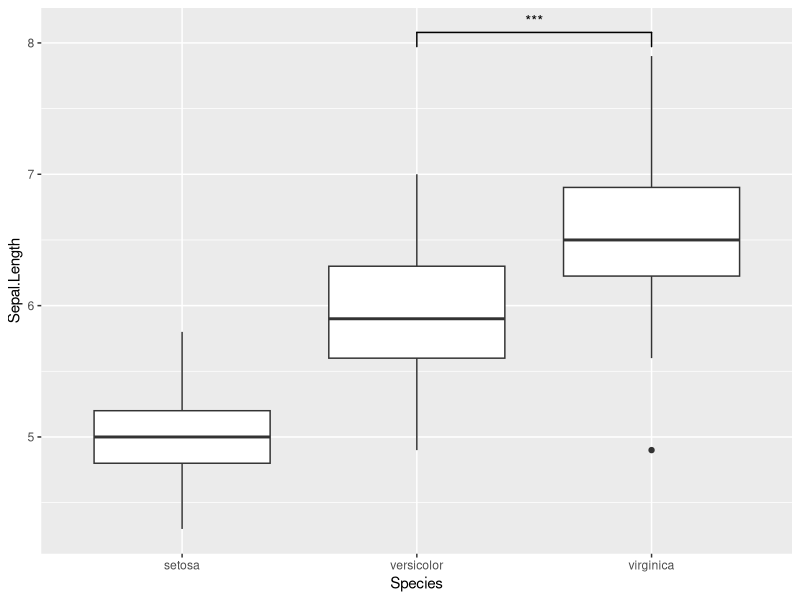
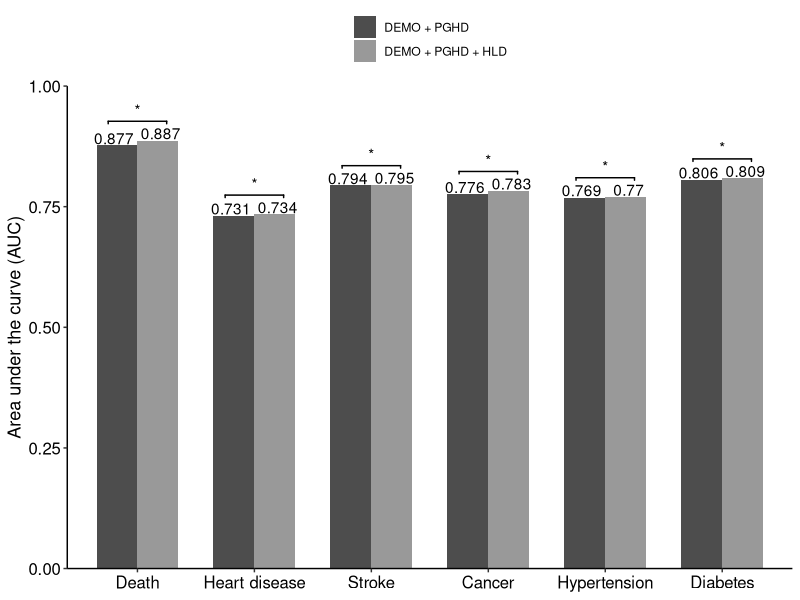

Recreate these plots in R, in order.
## ---- chunk 1
# install.packages('ggsignif')
library(ggplot2)
library(ggsignif)
library(data.table)
## ---- chunk 2
ggplot(iris, aes(x = Species, y = Sepal.Length)) +
  geom_boxplot() + # using `ggsignif` to display comparison of interest
  geom_signif(
    comparisons = list(c("versicolor", "virginica")),
    map_signif_level = TRUE
  )
## ---- chunk 3
dt_male <- data.table(
  outcome = rep(c('Death','Heart disease','Stroke',
                  'Cancer','Hypertension','Diabetes'),2),
  model = as.factor(rep(2:3, each=6)),
  value = c(0.877,0.731,0.794,0.776,0.769,0.806,
            0.887,0.734,0.795,0.783,0.770,0.809)
)


dt_male$outcome <- factor(dt_male$outcome, 
                          levels=c('Death','Heart disease','Stroke','Cancer','Hypertension','Diabetes'))
setkey(dt_male, outcome)
sig_loc <- c()
for(i in seq(1,11,2)){
  sig_loc <- c(sig_loc,mean(dt_male$value[i:i+1]))
}
dt_male |> 
  ggplot(aes(x=outcome, y=value, fill=model))+
  geom_col(position = position_dodge(),
           width = .7) +
  theme_classic() +
  scale_y_continuous(limits=c(0,1),
                     expand=c(0,0)) +
  scale_fill_manual(values=c('grey30','grey60'),
                    labels=c('DEMO + PGHD',
                             'DEMO + PGHD + HLD'),
                    ) +
  theme(legend.position = 'top',
        axis.title.x = element_blank(),
        axis.title.y = element_text(size=13),
        axis.text = element_text(size=12, color='black'),
        # axis.ticks.x = element_line(color=c(rep(NA,len-1), rep('black',len))),
        legend.title = element_blank(),
        legend.direction = 'vertical') +
  guides(fill=guide_legend(byrow = T))+ # legend 간격 띄우기
  labs(y='Area under the curve (AUC)') + 
  geom_text(aes(label=value, y=value+0.015),
            position = position_dodge(width=0.8)) +
  
  # 유의미한 변수 표시
  geom_signif(
    y_position = sig_loc+0.04,
    xmin= c(0.75, 1.75, 2.75, 3.75, 4.75, 5.75),
    xmax = c(1.25,2.25, 3.25, 4.25, 5.25, 6.25),
    annotations = c('*')
  )

